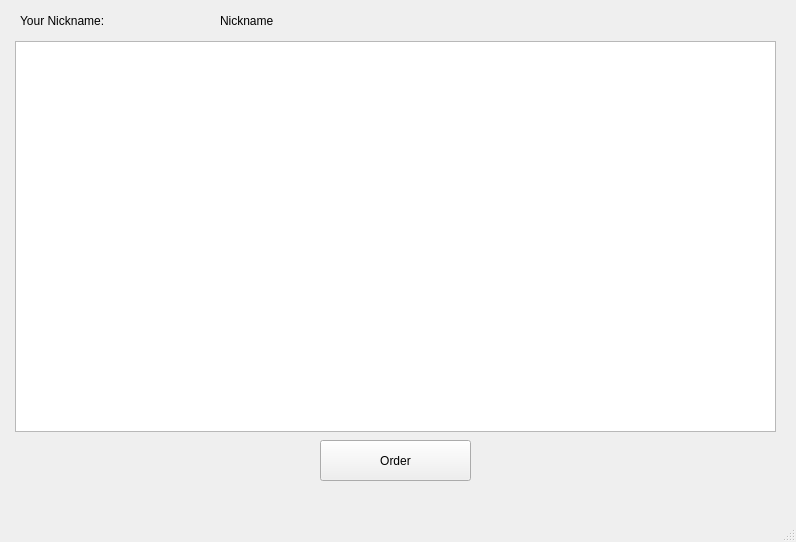
<?xml version="1.0" encoding="UTF-8"?>
<ui version="4.0">
 <class>ShoppingWindow</class>
 <widget class="QMainWindow" name="ShoppingWindow">
  <property name="geometry">
   <rect>
    <x>0</x>
    <y>0</y>
    <width>796</width>
    <height>542</height>
   </rect>
  </property>
  <property name="windowTitle">
   <string>MainWindow</string>
  </property>
  <widget class="QWidget" name="centralwidget">
   <widget class="QLabel" name="label">
    <property name="geometry">
     <rect>
      <x>20</x>
      <y>10</y>
      <width>191</width>
      <height>21</height>
     </rect>
    </property>
    <property name="text">
     <string>Your Nickname:</string>
    </property>
   </widget>
   <widget class="QLabel" name="label_2">
    <property name="geometry">
     <rect>
      <x>220</x>
      <y>10</y>
      <width>131</width>
      <height>21</height>
     </rect>
    </property>
    <property name="text">
     <string>Nickname</string>
    </property>
   </widget>
   <widget class="QTableWidget" name="tableWidget">
    <property name="geometry">
     <rect>
      <x>15</x>
      <y>41</y>
      <width>761</width>
      <height>391</height>
     </rect>
    </property>
   </widget>
   <widget class="QPushButton" name="pushButton">
    <property name="geometry">
     <rect>
      <x>320</x>
      <y>440</y>
      <width>151</width>
      <height>41</height>
     </rect>
    </property>
    <property name="text">
     <string>Order</string>
    </property>
   </widget>
  </widget>
  <widget class="QMenuBar" name="menubar">
   <property name="geometry">
    <rect>
     <x>0</x>
     <y>0</y>
     <width>796</width>
     <height>26</height>
    </rect>
   </property>
  </widget>
  <widget class="QStatusBar" name="statusbar"/>
 </widget>
 <resources/>
 <connections/>
</ui>
